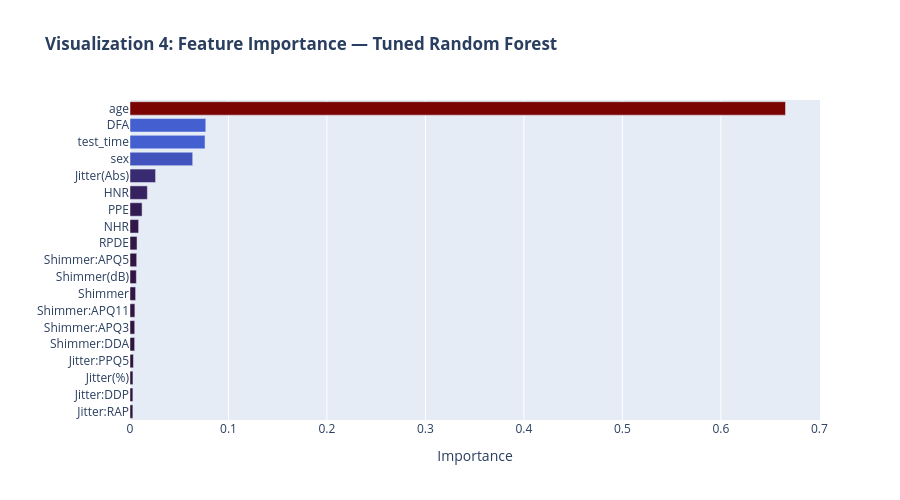

The notebook cell this image was saved under:
### Code cell
# ── Visualization 4: Feature Importance (Tuned Random Forest) ────────────────
feat_imp = (
    pd.DataFrame({'Feature': X.columns, 'Importance': best_rf.feature_importances_})
    .sort_values('Importance', ascending=True)
)

fig4 = px.bar(
    feat_imp,
    x='Importance', y='Feature',
    orientation='h',
    title='<b>Visualization 4: Feature Importance — Tuned Random Forest</b>',
    color='Importance',
    color_continuous_scale='Turbo'
)
fig4.update_layout(height=500, yaxis_title='', coloraxis_showscale=False)
fig4.show()

### Figure 1 — Plotly figure (JSON) as saved in the notebook; plotly's stock layout.template omitted (floating-point values rounded to 4 significant figures)
{"data": [{"hovertemplate": "Importance=%{marker.color}<br>Feature=%{y}<extra></extra>", "legendgroup": "", "marker": {"color": [0.002912, 0.002931, 0.002997, 0.003506, 0.004722, 0.004798, 0.004953, 0.005704, 0.006453, 0.006792, 0.007146, 0.008738, 0.01228, 0.01764, 0.02597, 0.06367, 0.07619, 0.07695, 0.6656], "coloraxis": "coloraxis", "pattern": {"shape": ""}}, "name": "", "orientation": "h", "showlegend": false, "textposition": "auto", "type": "bar", "x": [0.002912, 0.002931, 0.002997, 0.003506, 0.004722, 0.004798, 0.004953, 0.005704, 0.006453, 0.006792, 0.007146, 0.008738, 0.01228, 0.01764, 0.02597, 0.06367, 0.07619, 0.07695, 0.6656], "xaxis": "x", "y": ["Jitter:RAP", "Jitter:DDP", "Jitter(%)", "Jitter:PPQ5", "Shimmer:DDA", "Shimmer:APQ3", "Shimmer:APQ11", "Shimmer", "Shimmer(dB)", "Shimmer:APQ5", "RPDE", "NHR", "PPE", "HNR", "Jitter(Abs)", "sex", "test_time", "DFA", "age"], "yaxis": "y"}], "layout": {"barmode": "relative", "coloraxis": {"colorbar": {"title": {"text": "Importance"}}, "colorscale": [[0, "#30123b"], [0.07143, "#4145ab"], [0.1429, "#4675ed"], [0.2143, "#39a2fc"], [0.2857, "#1bcfd4"], [0.3571, "#24eca6"], [0.4286, "#61fc6c"], [0.5, "#a4fc3b"], [0.5714, "#d1e834"], [0.6429, "#f3c63a"], [0.7143, "#fe9b2d"], [0.7857, "#f36315"], [0.8571, "#d93806"], [0.9286, "#b11901"], [1, "#7a0402"]], "showscale": false}, "height": 500, "legend": {"tracegroupgap": 0}, "title": {"text": "<b>Visualization 4: Feature Importance — Tuned Random Forest</b>"}, "xaxis": {"anchor": "y", "domain": [0, 1], "title": {"text": "Importance"}}, "yaxis": {"anchor": "x", "domain": [0, 1], "title": {"text": ""}}}}
